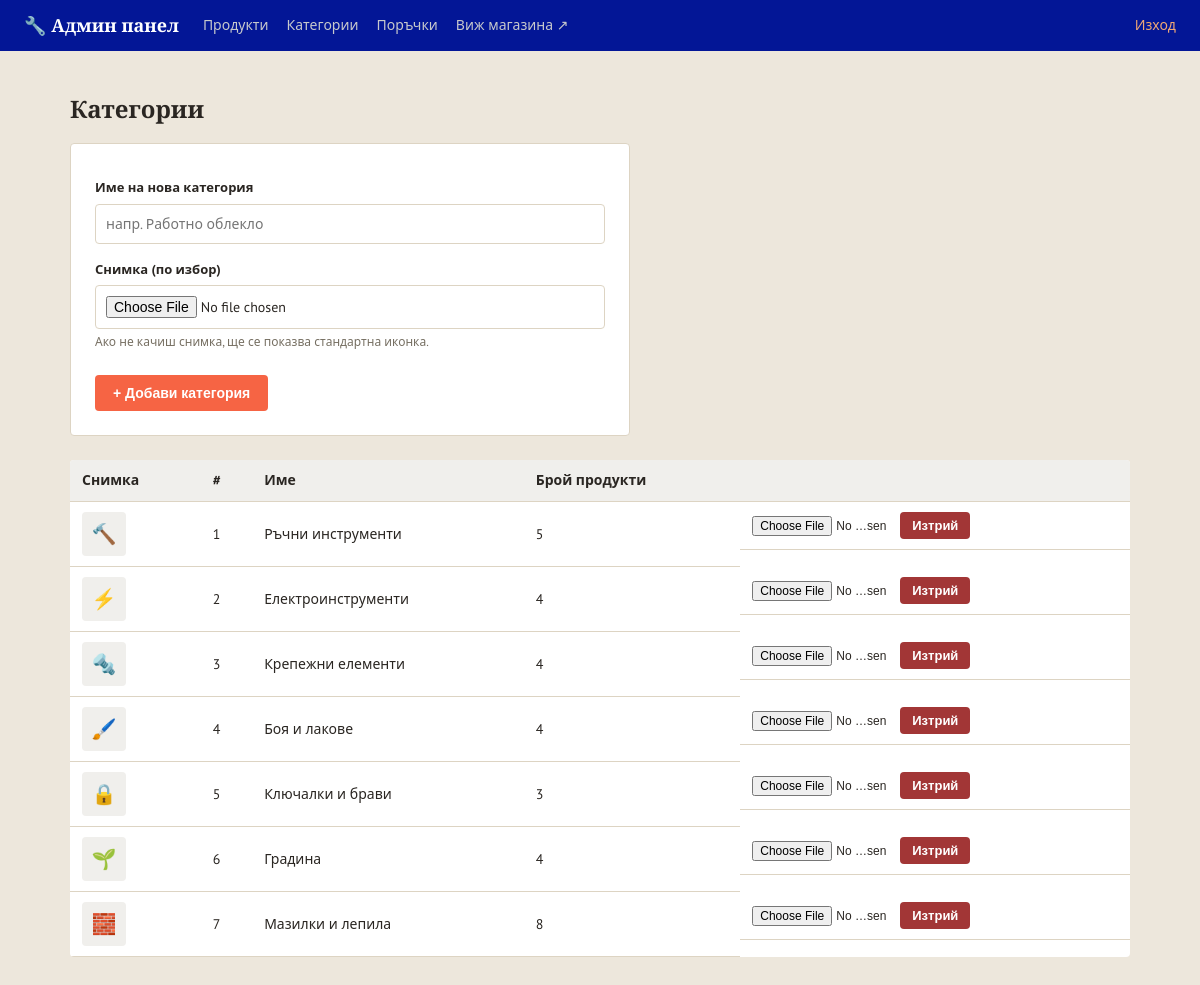
/admin/categories (signed in), run on an earlier commit of the app's database.
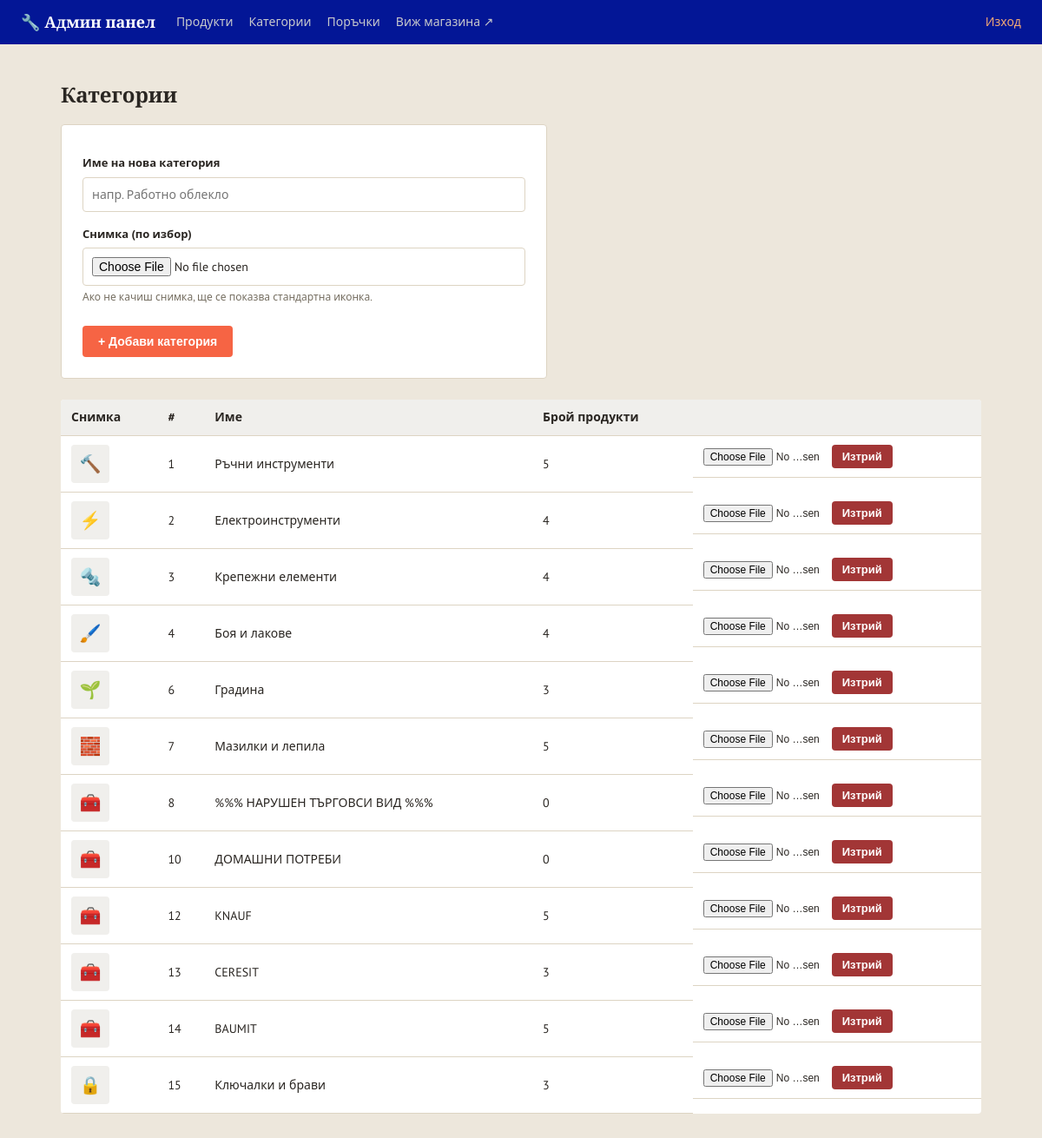
And on a later commit of the database.
### models.py (models this page shows, shortened)
class Category(db.Model):
    __tablename__ = 'categories'
    id = db.Column(db.Integer, primary_key=True)
    name = db.Column(db.String(100), nullable=False, unique=True)
    image_url = db.Column(db.String(300), default='')
    products = db.relationship('Product', backref='category', lazy=True)

### app.py (the view, shortened to what this page needs)
@app.route('/admin/categories', methods=['GET', 'POST'])
@admin_required
def admin_categories():
    categories = Category.query.all()
    return render_template('admin/categories.html', categories=categories)

### app.py (called while the page is built)
@app.context_processor
def inject_whatsapp_number():
    return {'whatsapp_number': app.config['WHATSAPP_NUMBER'], 'asset_version': app.config['ASSET_VERSION']}

@app.context_processor
def inject_category_icons():
    return {'category_icons': CATEGORY_ICONS}

def admin_required(view_func):
    @wraps(view_func)
    def wrapper(*args, **kwargs):
        if not session.get('is_admin'):
            flash('Моля, влезте в системата.', 'error')
            return redirect(url_for('admin_login', next=request.path))
        return view_func(*args, **kwargs)
    return wrapper

### templates/admin/categories.html (shortened to what this page needs)
{% extends 'admin/base.html' %}
{% block content %}
<h1 class="page-title">Категории</h1>
<form method="post" class="admin-form" enctype="multipart/form-data">
    <label for="name">Име на нова категория</label>
    <input type="text" id="name" name="name" placeholder="напр. Работно облекло" required>
    <label for="image_file">Снимка (по избор)</label>
    <input type="file" id="image_file" name="image_file" accept=".png,.jpg,.jpeg,.webp,.gif">
    <small class="field-hint">Ако не качиш снимка, ще се показва стандартна иконка.</small>
    <div class="admin-form-actions">
        <button type="submit" class="btn">+ Добави категория</button>
    </div>
</form>
<table class="admin-table">
    <thead>
        <tr>
            <th>Снимка</th>
            <th>#</th>
            <th>Име</th>
            <th>Брой продукти</th>
            <th></th>
        </tr>
    </thead>
    <tbody>
        {% for c in categories %}
        <tr>
            <td>
                {% if c.image_url %}
                    <img src="{{ c.image_url }}" alt="{{ c.name }}" class="admin-category-thumb">
                {% else %}
                    <span class="admin-category-thumb-placeholder">{{ category_icons.get(c.name, '🧰') }}</span>
                {% endif %}
            </td>
            <td>{{ c.id }}</td>
            <td>{{ c.name }}</td>
            <td>{{ c.products | length }}</td>
            <td class="admin-actions">
                <form action="{{ url_for('admin_category_image', category_id=c.id) }}" method="post"
                      enctype="multipart/form-data" class="category-image-form">
                    <input type="file" name="image_file" accept=".png,.jpg,.jpeg,.webp,.gif"
                           onchange="this.form.submit()" title="Смени снимката">
                </form>
                <form action="{{ url_for('admin_category_delete', category_id=c.id) }}" method="post"
                      onsubmit="return confirm('Изтриване на категория \'{{ c.name }}\'?');">
                    <button type="submit" class="btn btn-small btn-danger">Изтрий</button>
                </form>
            </td>
        </tr>
        {% endfor %}
    </tbody>
</table>
{% endblock %}

### templates/admin/base.html (shortened to what this page needs)
<!DOCTYPE html>
<html lang="bg">
<head>
<link rel="stylesheet" href="{{ url_for('static', filename='css/style.css') }}?v={{ asset_version }}">
<link rel="stylesheet" href="{{ url_for('static', filename='css/admin.css') }}?v={{ asset_version }}">
</head>
<body class="admin-body">
<header class="admin-topbar">
    <a href="{{ url_for('admin_dashboard') }}" class="brand">🔧 Админ панел</a>
    <nav class="admin-nav">
        <a href="{{ url_for('admin_dashboard') }}">Продукти</a>
        <a href="{{ url_for('admin_categories') }}">Категории</a>
        <a href="{{ url_for('admin_orders') }}">Поръчки</a>
        <a href="{{ url_for('index') }}" target="_blank">Виж магазина ↗</a>
    </nav>
    <a href="{{ url_for('admin_logout') }}" class="admin-logout">Изход</a>
</header>
<main class="admin-container">
    {% block content %}{% endblock %}
</main>
</body>
</html>

### static/css/style.css (style rules this page uses)
:root { --steel: #0623e8; --steel-dark: #031696; --accent: #f66444; --accent-dark: #bf4e35; --highlight: #d9a441; --bg: #ede7dc; --card-bg: #ffffff; --border: #ddd4c3; --text: #2a2622; --text-light: #766f62; --success: #4b7a51; --danger: #a23636; --radius: 4px; }
* { box-sizing: border-box; }
body { margin: 0; font-family: 'PT Sans', 'Segoe UI', Roboto, Arial, sans-serif; background: var(--bg); color: var(--text); line-height: 1.5; }
h1, h2, h3, .brand, .hero h1 { font-family: 'Bitter', Georgia, serif; }
a { color: inherit; text-decoration: none; }
.brand { font-size: 22px; font-weight: 700; color: #fff; white-space: nowrap; display: flex; align-items: center; gap: 10px; }
.page-title { font-size: 24px; margin-bottom: 16px; }
.btn { display: inline-block; background: var(--accent); color: #fff; border: none; padding: 10px 18px; border-radius: var(--radius); font-weight: 600; cursor: pointer; font-size: 14px; }
.btn-small { padding: 6px 12px; font-size: 13px; }

### static/css/admin.css (style rules this page uses)
.admin-body { background: var(--bg); }
.admin-topbar { background: var(--steel-dark); color: #fff; display: flex; align-items: center; gap: 24px; padding: 12px 24px; }
.admin-topbar .brand { color: #fff; font-size: 18px; font-weight: 700; }
.admin-nav { display: flex; gap: 18px; flex: 1; }
.admin-nav a { color: #c7c9cc; font-size: 14px; }
.admin-logout { color: #f0a875; font-size: 14px; }
.admin-container { max-width: 1100px; margin: 0 auto; padding: 24px 20px 60px; }
.admin-table { width: 100%; border-collapse: collapse; background: var(--card-bg); border-radius: var(--radius); overflow: hidden; }
.admin-table th, .admin-table td { padding: 10px 12px; border-bottom: 1px solid var(--border); text-align: left; font-size: 14px; }
.admin-table th { background: #f0efec; }
.admin-actions { display: flex; gap: 8px; flex-wrap: wrap; align-items: center; }
.admin-category-thumb-placeholder { width: 44px; height: 44px; display: flex; align-items: center; justify-content: center; font-size: 20px; background: #f0efec; border-radius: var(--radius); }
.category-image-form input[type="file"] { font-size: 12px; max-width: 140px; }
.btn-danger { background: var(--danger); }
.admin-form, .admin-inline-form { background: var(--card-bg); border: 1px solid var(--border); border-radius: var(--radius); padding: 24px; max-width: 560px; display: flex; flex-direction: column; gap: 6px; margin-bottom: 24px; }
.admin-form label { font-size: 13px; font-weight: 600; margin-top: 10px; }
.admin-form input, .admin-form select, .admin-form textarea, .admin-inline-form input { padding: 10px; border: 1px solid var(--border); border-radius: var(--radius); font-size: 14px; font-family: inherit; width: 100%; }
.admin-form-actions { display: flex; gap: 10px; margin-top: 18px; }
.field-hint { color: var(--text-light); font-size: 12px; margin-top: -2px; }

What changed in the data, as far as the page shows it:
removed Category: get "🔒", id "5", name "Ключалки и брави", products|length "3"
computed for Category "Градина": products|length "4" → "3"
computed for Category "Мазилки и лепила": products|length "8" → "5"
added Category: get "🧰", id "8", name "%%% НАРУШЕН ТЪРГОВСИ ВИД %%%", products|length "0"
added Category: get "🧰", id "10", name "ДОМАШНИ ПОТРЕБИ", products|length "0"
added Category: get "🧰", id "12", name "KNAUF", products|length "5"
added Category: get "🧰", id "13", name "CERESIT", products|length "3"
added Category: get "🧰", id "14", name "BAUMIT", products|length "5"
added Category: get "🔒", id "15", name "Ключалки и брави", products|length "3"
